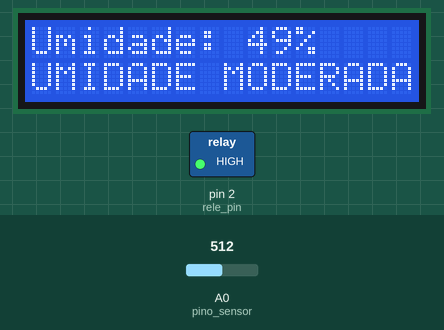
The sketch below on a simulated Arduino Uno, built with avr-gcc and run on an emulated ATmega328P. Parts: 16×2 character LCD, switched loads named in the sketch (green lamp = pin HIGH). Inputs (shaded band) come from the test bench; at power-on: A0 (pino_sensor) = 512. What the sketch prints to the serial monitor is not drawn.

Above: at 3.2 s.
3.3 s: A0 (pino_sensor) set to 548
At 4.8 s:
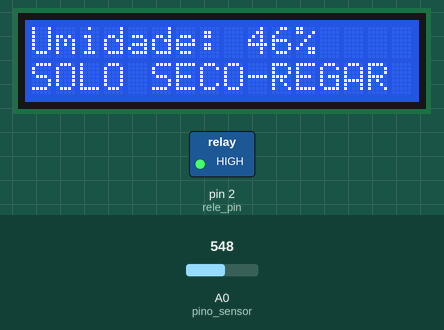
5.6 s: A0 (pino_sensor) set to 374
At 7.4 s:
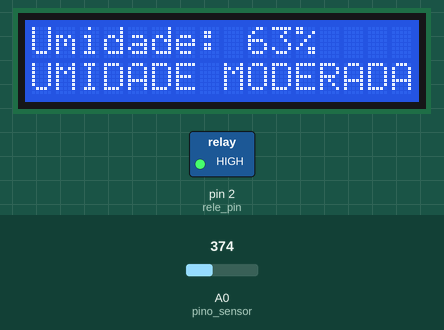
7.7 s: A0 (pino_sensor) set to 342
At 8.6 s:
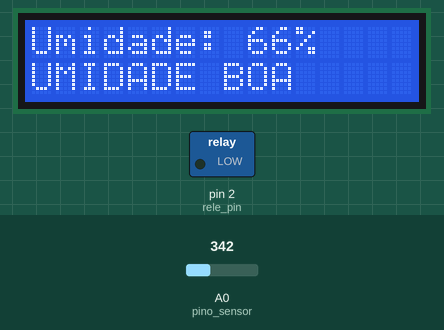
Timing chart, 0 to 10.7 s (numbered marks = the images above; inputs shaded):
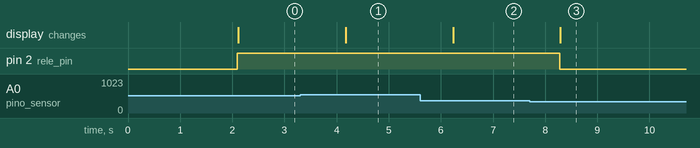

The sketch:

SketchIrrigacao.ino
```cpp
/*
  Projeto: Irrigador Automático com Display LCD I2C
  Autor: Alex Junior Possedonio
  Data: 05/11/2025

  Descrição:
  Este código implementa um sistema automatizado de irrigação. Ele utiliza um sensor
  de umidade do solo (higrômetro) para monitorar as condições da terra em tempo real.
  O valor lido é convertido para porcentagem e exibido em um display LCD I2C 16x2.

  Um módulo relé é acionado para ligar uma bomba d'água sempre que a umidade
  cair abaixo de um nível pré-determinado (48%), desligando-a quando o solo
  atinge um nível ideal.

  Este projeto é ideal para automação residencial (vasos, hortas caseiras) ou
  projetos de agricultura de precisão em pequena escala.

  Tecnologias utilizadas:
  - Sensor de Umidade do Solo (Higrômetro, pino analógico)
  - Módulo Relé de 1 Canal (para acionar a bomba d'água)
  - Display LCD I2C 16x2 (para feedback visual)
  - Arduino Uno (ou equivalente)

  Bibliotecas utilizadas:
  - Wire.h (Biblioteca nativa do Arduino para comunicação I2C)
  - LiquidCrystal_I2C.h by Martin (Biblioteca para controle do display LCD via barramento I2C)

  ---------------------------------   -----------------------------------
| Sensor Umidade | Arduino |         | Módulo Relé   | Arduino   |
  ---------------------------------   -----------------------------------
|      VCC       |   5V    |         |     VCC       |    5V     |
|      GND       |   GND   |         |     GND       |    GND    |
|      A0        |   A0    |         |      IN       |    2      |
  ---------------------------------   -----------------------------------
|   LCD I2C      | Arduino |
  ---------------------------------
|      VCC       |   5V    |
|      GND       |   GND   |
|      SDA       |   A4    | (SDA)
|      SCL       |   A5    | (SCL)
  ---------------------------------
  Nota: Os pinos A4 e A5 são os pinos I2C padrão do Arduino Uno/Nano.
*/

#include <Wire.h>
#include <LiquidCrystal_I2C.h>

// ==== DEFINIÇÃO DE PINOS ====
// Sensor de umidade do solo
#define pino_sensor A0

// Relé (bomba d’água)
#define rele_pin 2

// ==== CONFIGURAÇÃO DO LCD I2C ====
// Endereço do módulo I2C (geralmente 0x27 ou 0x3F)
LiquidCrystal_I2C lcd(0x27, 16, 2);

// ==== VARIÁVEIS ====
int valor_analogico = 0;
int umidade = 0;

// ==== CONFIGURAÇÃO INICIAL ====
void setup() {
  Serial.begin(9600);

  pinMode(pino_sensor, INPUT);
  pinMode(rele_pin, OUTPUT);

  // Garante que o relé comece desligado
  digitalWrite(rele_pin, LOW);

  // Inicializa o LCD I2C
  lcd.init();
  lcd.backlight(); // Liga a luz de fundo do LCD

  lcd.setCursor(0, 0);
  lcd.print("SISTEMA ATIVO");
  delay(2000);
  lcd.clear();
}

// ==== LOOP PRINCIPAL ====
void loop() {
  // Lê o sensor de umidade
  valor_analogico = analogRead(pino_sensor);

  // Converte para porcentagem (0% = seco, 100% = úmido)
  umidade = map(valor_analogico, 1023, 0, 0, 100);

  // Mostra no monitor serial
  Serial.print("Umidade: ");
  Serial.print(umidade);
  Serial.println("%");

  // Mostra no LCD
  lcd.clear();
  lcd.setCursor(0, 0);
  lcd.print("Umidade: ");
  lcd.print(umidade);
  lcd.print("%");

  // Controle do relé
  if (umidade < 48) {
    // Solo seco → liga bomba
    digitalWrite(rele_pin, HIGH);  // Liga bomba
    lcd.setCursor(0, 1);
    lcd.print("SOLO SECO-REGAR");
  }
  else if (umidade >= 48 && umidade <= 64) {
    // Umidade média → bomba desligada
    digitalWrite(rele_pin, HIGH);
    lcd.setCursor(0, 1);
    lcd.print("UMIDADE MODERADA");
  }
  else {
    // Solo úmido → bomba desligada
    digitalWrite(rele_pin, LOW);
    lcd.setCursor(0, 1);
    lcd.print("UMIDADE BOA");
  }

  delay(1000);  // intervalo entre leituras
}
```

Measured:
- the behaviour switches between 531 and 532 on A0 (pino_sensor) (found by bisection; images 0 and 1)
- the behaviour switches between 359 and 358 on A0 (pino_sensor) (found by bisection; images 2 and 3)
- after the input at 3.3 s, the display: changes after 0.87 s (image 1)
- after the input at 5.6 s, the display: changes after 0.63 s (image 2)
- after the input at 7.7 s, pin 2 (rele_pin): HIGH → LOW after 0.58 s; the display: changes after 0.59 s (image 3)
